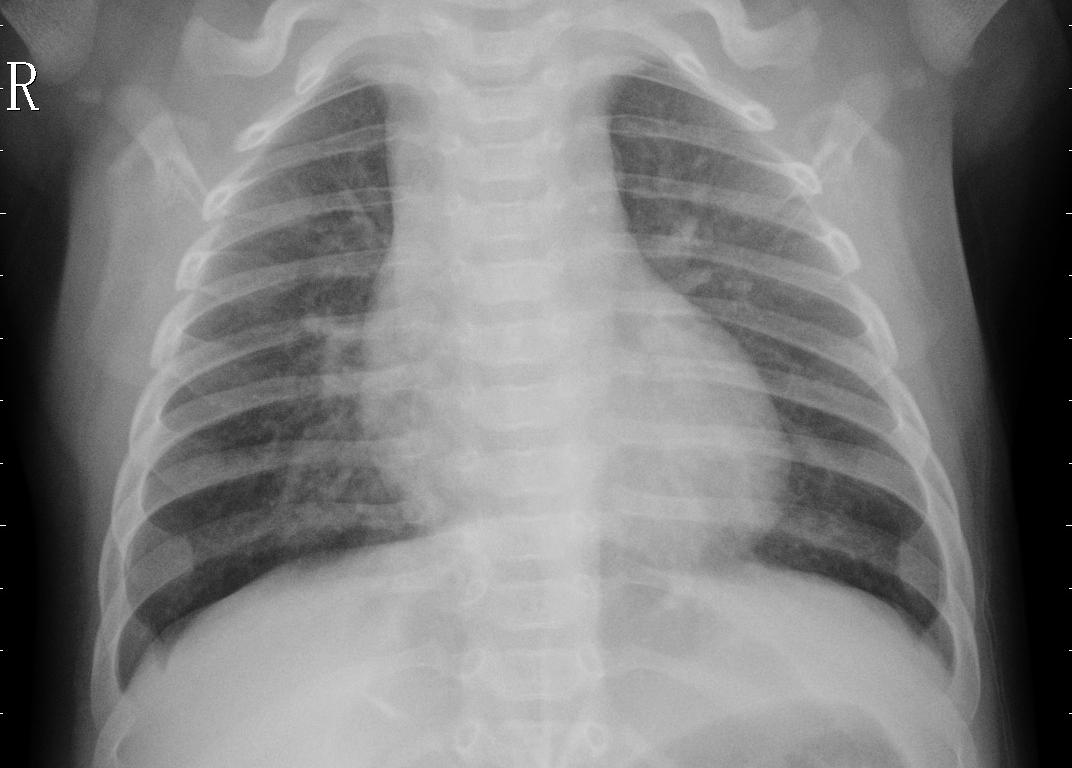
#> input picture chest_xray/train/PNEUMONIA/person1000_virus_1681.jpeg, 1072 x 768 px, found by its file name; its folder holds only this picture in this run
$ jupyter execute --allow-errors DescXGrad.ipynb
#> lines starting #> are read from the running program, lines starting #| are printed output that depends on the picture
[cell 1]
import numpy as np
import matplotlib.pyplot as plt
from PIL import Image
import os
from utils import *

[cell 2]
def abrirImagenesEscaladas( carpeta, escala=32 ):
    # abre todas las imagenes de la carpeta, y las escala de tal forma que midan (escala x escala)px
    # devuelve las imagenes aplanadas -> vectores de tamano escala^2 con valores entre 0 y 1
#> called with escala = 32
    imagenes = []

    for dirpath, dirnames, filenames in os.walk(carpeta):
        print('Cargando imagenes de', dirpath)
        print('Cantidad de imagenes:', len(filenames))
        print("filename 0:", filenames[0])
        for file in filenames:
            img = Image.open( os.path.join(carpeta, file) )
#> img is the input picture: PIL image 1072x768 L; min 0, max 255, mean 127.4
            img = img.resize((escala, escala))
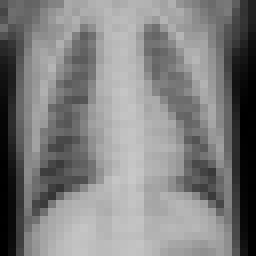
#> img: PIL image 32x32 L (shown 8 times larger); min 0, max 200, mean 127.4
            img.convert('1')
            img = np.asarray(img)
            if len(img.shape)==3:
                img = img[:,:,0].reshape((escala**2 )) / 255
            else:
                img = img.reshape((escala**2 )) / 255
#> img = 1024 values, max 0.784 at index 720, min 0 at index 415, mean 0.5
#> `imagenesCon = abrirImagenesEscaladas('../ChestXRay2017/chest_xray/trai..`: imagenesCon = 1 item
#| 1

            imagenes.append( img )

    return imagenes

[cell 3]
def balancear_datos(imagenesCon, imagenesSin, cantidad):
    ### probar con imagenes intercaladas y sin intercalar para la experimentacion y ver si cambia algo
#> called with cantidad = 2600
    print(len(imagenesCon))
#| 1
    print(len(imagenesSin))

    i = 0
    imagenesBalanceadas:list[tuple] = []

    while i < cantidad/2 -1:
        print('i es'+str(i))
        imagenesBalanceadas.append((imagenesCon[i], 1))
        imagenesBalanceadas.append((imagenesSin[i], 0))
        i += 1
#> after the loop, i = 0; imagenesBalanceadas = 1 item

    return imagenesBalanceadas

[cell 4]
# Definimos el alfa
alpha = 0.1

# Máxima cantidad de iteraciones (previene loops infinitos)
max_iter = 1000

# Criterio de convergencia (identifica un "plateau")
tolerancia = 0.0001

# traemos una las imagenes de entrenamiento
imagenesCon = abrirImagenesEscaladas('../ChestXRay2017/chest_xray/train/PNEUMONIA') ## 3883 en total
imagenesSin = abrirImagenesEscaladas('../ChestXRay2017/chest_xray/train/NORMAL') ## 1340 en total

print(len(imagenesCon))

#> (the rest of this cell did not finish here and is left out)


$ run again, on chest_xray/train/PNEUMONIA/person1011_bacteria_2942.jpeg
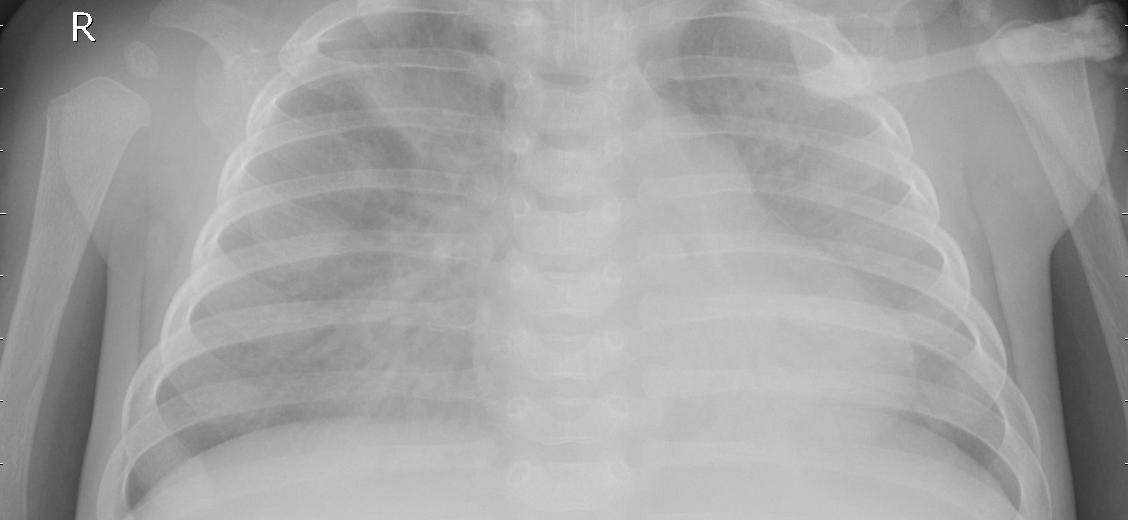
#> input picture chest_xray/train/PNEUMONIA/person1011_bacteria_2942.jpeg, 1128 x 520 px, found by its file name
#> in abrirImagenesEscaladas, img is the input picture: PIL image 1128x520 L; min 0, max 255, mean 162.8
#> in abrirImagenesEscaladas, `img = img.resize((escala, escala))`:
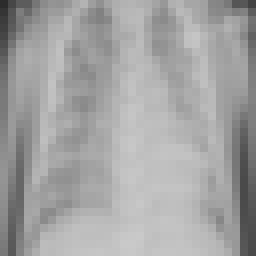
#> img: PIL image 32x32 L (shown 8 times larger); min 44, max 201, mean 162.9
#> in abrirImagenesEscaladas, `img = img.reshape((escala**2 )) / 255`: img = 1024 values, max 0.788 at index 945, min 0.173 at index 0, mean 0.639
#> imagenesCon = 1 item
#| 1
#| 1
#> after the loop in balancear_datos, `while i < cantidad/2 -1:`: i = 0; imagenesBalanceadas = 1 item
